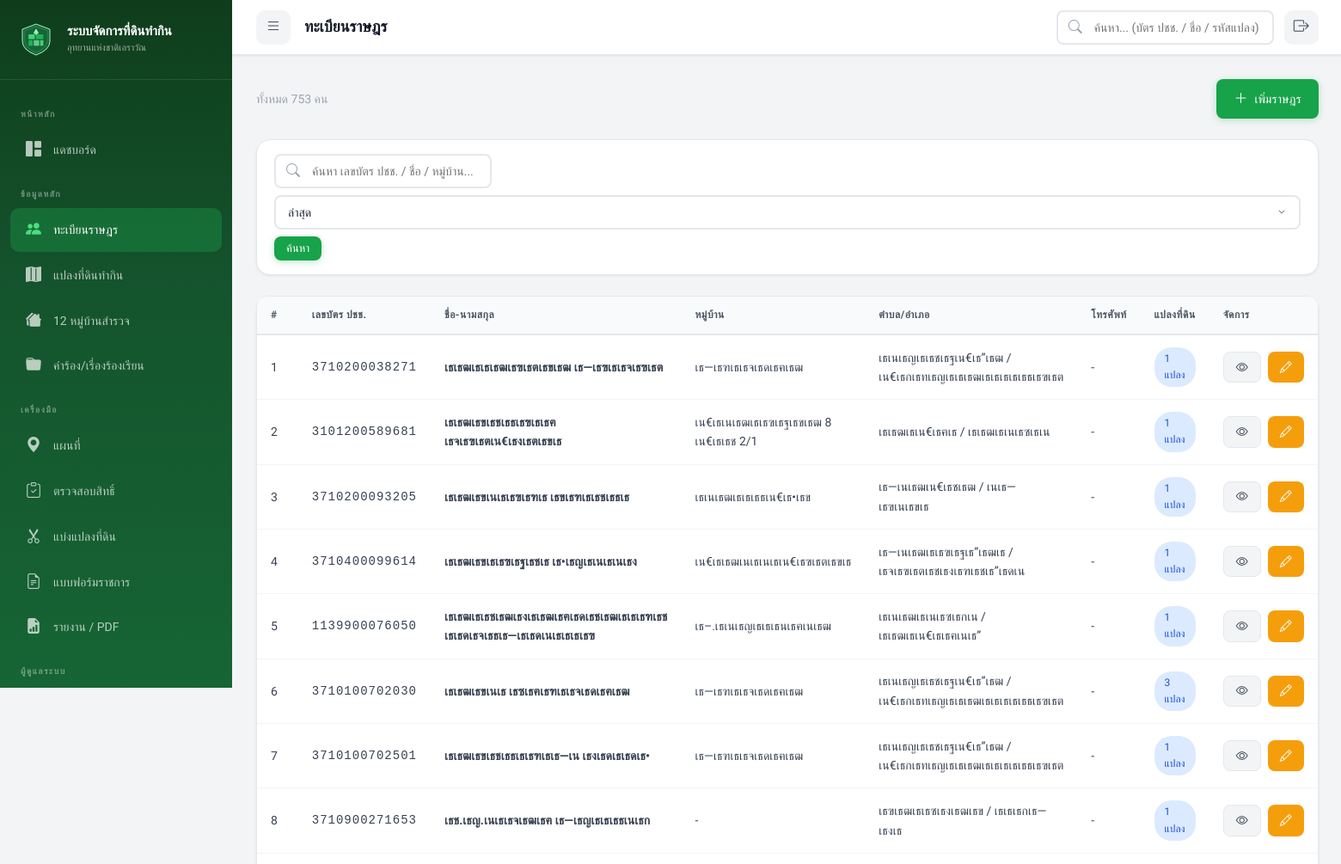
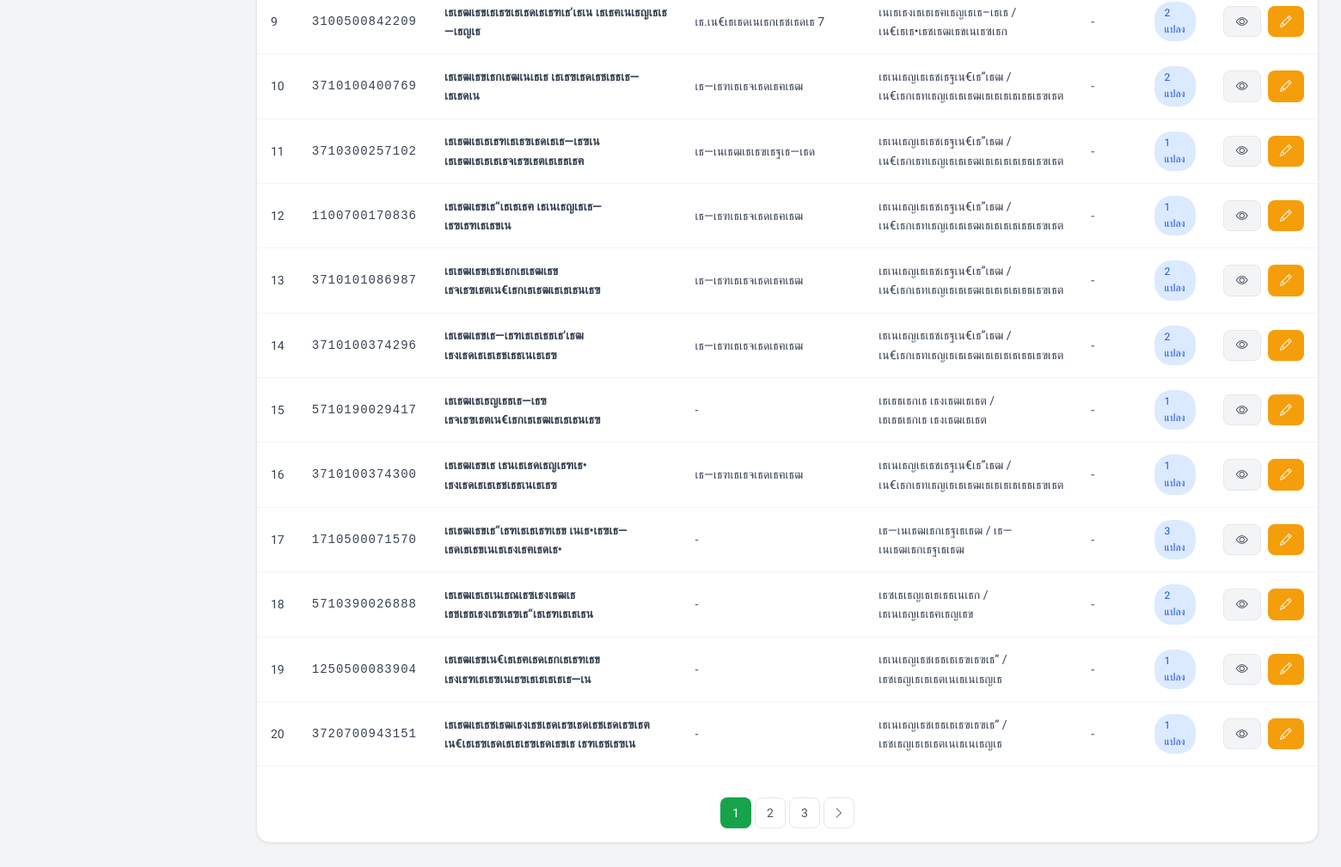
The page /index.php?page=villagers (signed in) on the database its author committed (2 pictures, top to bottom).
### tables this page shows
CREATE TABLE `villagers` (
  `villager_id` int(11) NOT NULL AUTO_INCREMENT,
  `id_card_number` varchar(13) NOT NULL,
  `prefix` varchar(20) DEFAULT NULL,
  `first_name` varchar(100) NOT NULL,
  `last_name` varchar(100) NOT NULL,
  `birth_date` date DEFAULT NULL,
  `phone` varchar(15) DEFAULT NULL,
  `address` text DEFAULT NULL,
  `village_no` varchar(10) DEFAULT NULL,
  `village_name` varchar(100) DEFAULT NULL,
  `sub_district` varchar(100) DEFAULT NULL,
  `district` varchar(100) DEFAULT NULL,
  `province` varchar(100) DEFAULT NULL,
  `photo_path` varchar(500) DEFAULT NULL,
  `notes` text DEFAULT NULL,
  `qualification_status` enum('pending','passed','failed') DEFAULT 'pending',
  `qual_thai_nationality` tinyint(1) DEFAULT 1,
  `qual_continuous_residence` tinyint(1) DEFAULT 1,
  `qual_no_other_land` tinyint(1) DEFAULT 1,
  `qual_no_court_order` tinyint(1) DEFAULT 1,
  `qual_no_forest_crime` tinyint(1) DEFAULT 1,
  `qual_no_revoked_rights` tinyint(1) DEFAULT 1,
  `qualification_date` date DEFAULT NULL,
  `qualification_notes` text DEFAULT NULL,
  `created_by` int(11) DEFAULT NULL,
  `created_at` datetime DEFAULT current_timestamp(),
  `updated_at` datetime DEFAULT current_timestamp() ON UPDATE current_timestamp(),
  `verification_status` enum('pending','verified') DEFAULT 'pending',
  `verified_at` datetime DEFAULT NULL,
  `verified_by` int(11) DEFAULT NULL,
  PRIMARY KEY (`villager_id`),
  UNIQUE KEY `id_card_number` (`id_card_number`),
  KEY `created_by` (`created_by`),
  KEY `idx_id_card` (`id_card_number`),
  KEY `idx_name` (`first_name`,`last_name`),
  KEY `idx_village` (`village_name`),
  CONSTRAINT `villagers_ibfk_1` FOREIGN KEY (`created_by`) REFERENCES `users` (`user_id`) ON DELETE SET NULL
);

### models/Villager.php (called while the page is built, shortened)
<?php
class Villager
{
    public static function getAll(string $search = '', string $sortBy = 'recent', int $limit = 20, int $offset = 0): array
    {
        $db = getDB();
        $where = '';
        $params = [];
        $orderBy = match ($sortBy) {
            'name_asc' => 'v.first_name ASC, v.last_name ASC',
            'plots_desc' => '(SELECT COUNT(*) FROM land_plots lp WHERE lp.villager_id = v.villager_id) DESC',
            'area_desc' => '(SELECT COALESCE(SUM(area_rai + area_ngan/4 + area_sqwa/400), 0) FROM land_plots lp WHERE lp.villager_id = v.villager_id) DESC',
            default => 'v.created_at DESC'
        };
        $stmt = $db->prepare("SELECT v.*,
                              (SELECT COUNT(*) FROM land_plots lp WHERE lp.villager_id = v.villager_id) as plot_count,
                              (SELECT COALESCE(SUM(area_rai + area_ngan/4 + area_sqwa/400), 0) FROM land_plots lp WHERE lp.villager_id = v.villager_id) as total_area_rai
                              FROM villagers v $where ORDER BY $orderBy LIMIT $limit OFFSET $offset");
        $stmt->execute($params);
        return $stmt->fetchAll();
    }
}

### views/villagers/list.php (the view, shortened to what this page needs)
<?php
require_once __DIR__ . '/../../models/Villager.php';
$search = trim($_GET['search'] ?? '');
$page_num = max(1, (int) ($_GET['p'] ?? 1));
$offset = ($page_num - 1) * ITEMS_PER_PAGE;
$where = '';
$params = [];
$countStmt = $db->prepare("SELECT COUNT(*) FROM villagers v $where");
$countStmt->execute($params);
$totalItems = $countStmt->fetchColumn();
$totalPages = max(1, ceil($totalItems / ITEMS_PER_PAGE));
$sortBy = $_GET['sort'] ?? 'recent';
$villagers = Villager::getAll($search, $sortBy, ITEMS_PER_PAGE, $offset);
?>
<div class="d-flex justify-between align-center mb-3">
    <div>
        <p class="text-muted">ทั้งหมด
            <?= number_format($totalItems) ?> คน
        </p>
    </div>
    <div class="d-flex gap-1">
        <?php if ($_SESSION['role'] !== ROLE_VIEWER): ?>
            <a href="index.php?page=villagers&action=create" class="btn btn-primary">
                <i class="bi bi-plus-lg"></i> เพิ่มราษฎร
            </a>
        <?php endif; ?>
    </div>
</div>
<div class="card mb-3">
    <div class="card-body" style="padding: 16px 20px;">
        <form method="GET" class="d-flex gap-1 align-center flex-wrap wrap-mobile">
            <div class="search-bar">
                <i class="bi bi-search"></i>
                <input type="text" name="search" value="<?= htmlspecialchars($search) ?>"
                    placeholder="ค้นหา เลขบัตร ปชช. / ชื่อ / หมู่บ้าน...">
            </div>
            <select name="sort" class="form-control" onchange="this.form.submit()">
                <option value="recent" <?= $sortBy == 'recent' ? 'selected' : '' ?>>ล่าสุด</option>
            </select>
            <button type="submit" class="btn btn-primary btn-sm">ค้นหา</button>
        </form>
    </div>
</div>
<div class="card">
    <div class="card-body" style="padding:0;">
        <?php if (empty($villagers)): ?>
            <div class="empty-state">
                <i class="bi bi-people"></i>
                <h4>ไม่พบข้อมูลราษฎร</h4>
                <p>
                    <?= $search ? 'ลองค้นหาด้วยคำอื่น' : 'เริ่มต้นโดยเพิ่มข้อมูลราษฎรคนแรก' ?>
                </p>
            </div>
        <?php else: ?>
            <div class="table-container">
                <table>
                    <thead>
                        <tr>
                            <th>#</th>
                            <th>เลขบัตร ปชช.</th>
                            <th>ชื่อ-นามสกุล</th>
                            <th>หมู่บ้าน</th>
                            <th>ตำบล/อำเภอ</th>
                            <th>โทรศัพท์</th>
                            <th>แปลงที่ดิน</th>
                            <th>จัดการ</th>
                        </tr>
                    </thead>
                    <tbody>
                        <?php foreach ($villagers as $i => $v): ?>
                            <tr>
                                <td>
                                    <?= $offset + $i + 1 ?>
                                </td>
                                <td style="font-family:monospace; letter-spacing:1px;">
                                    <?= htmlspecialchars($v['id_card_number']) ?>
                                </td>
                                <td>
                                    <strong>
                                        <?= htmlspecialchars(($v['prefix'] ?? '') . $v['first_name'] . ' ' . $v['last_name']) ?>
                                    </strong>
                                </td>
                                <td>
                                    <?= htmlspecialchars($v['village_name'] ?? '-') ?>
                                </td>
                                <td>
                                    <?= htmlspecialchars(($v['sub_district'] ?? '') . ' / ' . ($v['district'] ?? '')) ?>
                                </td>
                                <td>
                                    <?= htmlspecialchars($v['phone'] ?? '-') ?>
                                </td>
                                <td>
                                    <span class="badge badge-info">
                                        <?= $v['plot_count'] ?> แปลง
                                    </span>
                                </td>
                                <td>
                                    <div class="d-flex gap-1">
                                        <a href="index.php?page=villagers&action=view&id=<?= $v['villager_id'] ?>"
                                            class="btn btn-secondary btn-sm" title="ดู">
                                            <i class="bi bi-eye"></i>
                                        </a>
                                        <?php if ($_SESSION['role'] !== ROLE_VIEWER): ?>
                                            <a href="index.php?page=villagers&action=edit&id=<?= $v['villager_id'] ?>"
                                                class="btn btn-warning btn-sm" title="แก้ไข">
                                                <i class="bi bi-pencil"></i>
                                            </a>
                                        <?php endif; ?>
                                    </div>
                                </td>
                            </tr>
                        <?php endforeach; ?>
                    </tbody>
                </table>
            </div>
            <?php if ($totalPages > 1): ?>
                <div class="card-footer">
                    <div class="pagination">
                        <?php for ($p = max(1, $page_num - 2); $p <= min($totalPages, $page_num + 2); $p++): ?>
                            <?php if ($p == $page_num): ?>
                                <span class="active">
                                    <?= $p ?>
                                </span>
                            <?php else: ?>
                                <a href="index.php?page=villagers&p=<?= $p ?>&search=<?= urlencode($search) ?>&sort=<?= urlencode($sortBy) ?>">
                                    <?= $p ?>
                                </a>
                            <?php endif; ?>
                        <?php endfor; ?>
                        <?php if ($page_num < $totalPages): ?>
                            <a href="index.php?page=villagers&p=<?= $page_num + 1 ?>&search=<?= urlencode($search) ?>&sort=<?= urlencode($sortBy) ?>">
                                <i class="bi bi-chevron-right"></i>
                            </a>
                        <?php endif; ?>
                    </div>
                </div>
            <?php endif; ?>
        <?php endif; ?>
    </div>
</div>

### index.php (shortened to what this page needs)
<?php
$page = $_GET['page'] ?? 'dashboard';
$action = $_GET['action'] ?? 'index';
$id = $_GET['id'] ?? null;
if (isset($_SESSION['user_id'])) {
    include VIEW_PATH . 'layout/header.php';
    switch ($page) {
        case 'villagers':
            if ($action === 'create' || $action === 'edit') {
                include VIEW_PATH . 'villagers/form.php';
            } elseif ($action === 'view' && $id) {
                include VIEW_PATH . 'villagers/detail.php';
            } else {
                include VIEW_PATH . 'villagers/list.php';
            }
            break;
    }
    include VIEW_PATH . 'layout/footer.php';
} else {
    include VIEW_PATH . 'auth/login.php';
}

### views/layout/header.php (shortened to what this page needs)
<?php
$currentPage = $_GET['page'] ?? 'dashboard';
$pageTitle = match ($currentPage) {
    'dashboard' => 'แดชบอร์ด',
    'villagers' => 'ทะเบียนราษฎร',
    'villages' => '12 หมู่บ้านสำรวจ',
    'plots' => 'แปลงที่ดินทำกิน',
    'cases' => 'คำร้อง/เรื่องร้องเรียน',
    'map' => 'แผนที่',
    'verification' => 'ตรวจสอบสิทธิ์',
    'subdivision' => 'แบ่งแปลงที่ดิน',
    'forms' => 'แบบฟอร์มราชการ',
    'reports' => 'รายงาน',
    'users' => 'จัดการผู้ใช้งาน',
    default => 'แดชบอร์ด',
};
?>
<!DOCTYPE html>
<html lang="th">
<head>
    <link href="https://cdn.jsdelivr.net/npm/bootstrap-icons@1.11.3/font/bootstrap-icons.css" rel="stylesheet">
    <link rel="stylesheet" href="assets/css/style.css">
    <?php if ($currentPage === 'map' || $currentPage === 'dashboard' || $currentPage === 'plots' || $currentPage === 'villages' || $currentPage === 'villagers' || $currentPage === 'verification'): ?>
        <link rel="stylesheet" href="https://unpkg.com/leaflet@1.9.4/dist/leaflet.css" />
    <?php endif; ?>
</head>
<body>
    <div class="app-wrapper">
        <aside class="sidebar" id="sidebar">
            <div class="sidebar-header">
                <div class="logo-icon" style="background:none; width:44px; height:44px; display:flex; align-items:center; justify-content:center;">
                </div>
                <div class="logo-text">
                    <h2>
                        <?= APP_NAME ?>
                    </h2>
                    <p>
                        <?= APP_SUBTITLE ?>
                    </p>
                </div>
            </div>
            <nav class="sidebar-nav">
                <div class="nav-section-title">หน้าหลัก</div>
                <a href="index.php?page=dashboard" class="nav-item <?= $currentPage === 'dashboard' ? 'active' : '' ?>">
                    <i class="bi bi-grid-1x2-fill"></i>
                    <span>แดชบอร์ด</span>
                </a>
                <div class="nav-section-title">ข้อมูลหลัก</div>
                <a href="index.php?page=villagers" class="nav-item <?= $currentPage === 'villagers' ? 'active' : '' ?>">
                    <i class="bi bi-people-fill"></i>
                    <span>ทะเบียนราษฎร</span>
                </a>
                <a href="index.php?page=plots" class="nav-item <?= $currentPage === 'plots' ? 'active' : '' ?>">
                    <i class="bi bi-map-fill"></i>
                    <span>แปลงที่ดินทำกิน</span>
                </a>
                <a href="index.php?page=villages" class="nav-item <?= $currentPage === 'villages' ? 'active' : '' ?>">
                    <i class="bi bi-houses-fill"></i>
                    <span>12 หมู่บ้านสำรวจ</span>
                </a>
                <a href="index.php?page=cases" class="nav-item <?= $currentPage === 'cases' ? 'active' : '' ?>">
                    <i class="bi bi-folder-fill"></i>
                    <span>คำร้อง/เรื่องร้องเรียน</span>
                </a>
                <div class="nav-section-title">เครื่องมือ</div>
                <a href="index.php?page=map" class="nav-item <?= $currentPage === 'map' ? 'active' : '' ?>">
                    <i class="bi bi-geo-alt-fill"></i>
                    <span>แผนที่</span>
                </a>
                <a href="index.php?page=verification" class="nav-item <?= $currentPage === 'verification' ? 'active' : '' ?>">
                    <i class="bi bi-clipboard-check"></i>
                    <span>ตรวจสอบสิทธิ์</span>
                </a>
                <a href="index.php?page=subdivision" class="nav-item <?= $currentPage === 'subdivision' ? 'active' : '' ?>">
                    <i class="bi bi-scissors"></i>
                    <span>แบ่งแปลงที่ดิน</span>
                </a>
                <a href="index.php?page=forms" class="nav-item <?= $currentPage === 'forms' ? 'active' : '' ?>">
                    <i class="bi bi-file-earmark-text"></i>
                    <span>แบบฟอร์มราชการ</span>
                </a>
                <a href="index.php?page=reports" class="nav-item <?= $currentPage === 'reports' ? 'active' : '' ?>">
                    <i class="bi bi-file-earmark-bar-graph-fill"></i>
                    <span>รายงาน / PDF</span>
                </a>
                <?php if ($_SESSION['role'] === ROLE_ADMIN): ?>
                    <div class="nav-section-title">ผู้ดูแลระบบ</div>
                    <a href="index.php?page=users" class="nav-item <?= $currentPage === 'users' ? 'active' : '' ?>">
                    </a>
                <?php endif; ?>
            </nav>
        </aside>
        <div class="main-content">
            <header class="topbar">
                <div class="topbar-left">
                    <button class="topbar-btn d-none-desktop" id="sidebarToggle" onclick="toggleSidebar()">
                        <i class="bi bi-list"></i>
                    </button>
                    <div>
                        <div class="page-title">
                            <?= $pageTitle ?>
                        </div>
                    </div>
                </div>
                <div class="topbar-right">
                    <div class="search-bar">
                        <i class="bi bi-search"></i>
                        <input type="text" id="globalSearch" placeholder="ค้นหา... (บัตร ปชช. / ชื่อ / รหัสแปลง)">
                    </div>
                    <button class="topbar-btn" title="ออกจากระบบ" onclick="location.href='index.php?page=logout'">
                        <i class="bi bi-box-arrow-right"></i>
                    </button>
                </div>
            </header>
            <div class="page-content">

### views/layout/footer.php (shortened to what this page needs)
</div>
</div>
</div>
</body>
</html>

### rows shown on the page
villagers: i "1", id_card_number "3710200038271", prefix+first_name+last_name "เธเธฒเธเธเธฒเธฃเธตเธขเธฒ เธ—เธฃเธเธจเธฃเธต", village_name "เธ—เธฑเธเธจเธดเธฅเธฒ", sub_district+district "เธเนเธญเธเธชเธฐเน€เธ”เธฒ / เน€เธกเธทเธญเธเธเธฒเธเธเธเธเธธเธฃเธต", phone "-", plot_count "1"
villagers: i "2", id_card_number "3101200589681", prefix+first_name+last_name "เธเธฒเธขเธชเธธเธฃเธเธฅ เธจเธฃเธตเน€เธงเธตเธขเธ", village_name "เน€เธเนเธฒเธเธฃเธฐเธขเธฒ 8 เน€เธเธช 2/1", sub_district+district "เธเธฒเธเน€เธฅเธ / เธเธฒเธเนเธซเธเน", phone "-", plot_count "1"
villagers: i "3", id_card_number "3710200093205", prefix+first_name+last_name "เธเธฒเธขเนเธเธฃเธฑเธ เธขเธฑเธเธชเธธเธ", village_name "เธเนเธฒเธเธเธธเน€เธ•เธข", sub_district+district "เธ—เนเธฒเน€เธชเธฒ / เนเธ—เธฃเนเธขเธ", phone "-", plot_count "1"
villagers: i "4", id_card_number "3710400099614", prefix+first_name+last_name "เธเธฒเธขเธเธฃเธฐเธชเธ เธ•เธญเธเนเธเนเธง", village_name "เน€เธเธฒเนเธเนเธเน€เธฃเธตเธขเธ", sub_district+district "เธ—เนเธฒเธเธฃเธฐเธ”เธฒเธ / เธจเธฃเธตเธชเธงเธฑเธชเธ”เธดเน", phone "-", plot_count "1"
villagers: i "5", id_card_number "1139900076050", prefix+first_name+last_name "เธเธฒเธเธชเธฒเธงเธเธฒเธฅเธดเธชเธฒเธเธเธฑเธช เธเธดเธจเธธเธ—เธเธดเนเธเธเธเธฃ", village_name "เธ–.เธเนเธญเธเธเธนเธฅเนเธฒ", sub_district+district "เธเนเธฒเธเนเธซเธกเน / เธเธฒเธเน€เธเธฅเนเธ”", phone "-", plot_count "1"
villagers: i "6", id_card_number "3710100702030", prefix+first_name+last_name "เธเธฒเธขเนเธ เธซเธฅเธฑเธเธจเธดเธฅเธฒ", village_name "เธ—เธฑเธเธจเธดเธฅเธฒ", sub_district+district "เธเนเธญเธเธชเธฐเน€เธ”เธฒ / เน€เธกเธทเธญเธเธเธฒเธเธเธเธเธธเธฃเธต", phone "-", plot_count "3"
villagers: i "7", id_card_number "3710100702501", prefix+first_name+last_name "เธเธฒเธขเธชเธธเธเธฑเธเธ—เน เธงเธดเธเธดเธ•", village_name "เธ—เธฑเธเธจเธดเธฅเธฒ", sub_district+district "เธเนเธญเธเธชเธฐเน€เธ”เธฒ / เน€เธกเธทเธญเธเธเธฒเธเธเธเธเธธเธฃเธต", phone "-", plot_count "1"
villagers: i "8", id_card_number "3710900271653", prefix+first_name+last_name "เธช.เธญ.เนเธเธจเธฒเธฅ เธ—เธญเธเธเธธเนเธก", village_name "-", sub_district+district "เธฃเธฒเธเธซเธงเธฒเธข / เธเธเธกเธ—เธงเธ", phone "-", plot_count "1"
villagers: i "9", id_card_number "3100500842209", prefix+first_name+last_name "เธเธฒเธขเธเธฃเธเธดเธเธฑเธ’เธเน เธเธฅเนเธญเธเธ—เธญเธ", village_name "เธ.เน€เธเธดเนเธกเธชเธดเธ 7", sub_district+district "เนเธเธงเธเธเธฅเธญเธเธ–เธเธ / เน€เธเธ•เธชเธฒเธขเนเธซเธก", phone "-", plot_count "2"
villagers: i "10", id_card_number "3710100400769", prefix+first_name+last_name "เธเธฒเธขเธกเธฒเนเธเธ เธเธฃเธดเธชเธธเธ—เธเธดเน", village_name "เธ—เธฑเธเธจเธดเธฅเธฒ", sub_district+district "เธเนเธญเธเธชเธฐเน€เธ”เธฒ / เน€เธกเธทเธญเธเธเธฒเธเธเธเธเธธเธฃเธต", phone "-", plot_count "2"
villagers: i "11", id_card_number "3710300257102", prefix+first_name+last_name "เธเธฒเธเธเธฑเธเธฃเธดเธเธ—เธฃเน เธเธฒเธเธเธเธจเธฃเธตเธเธธเธฅ", village_name "เธ—เนเธฒเธเธฃเธฐเธ—เธด", sub_district+district "เธเนเธญเธเธชเธฐเน€เธ”เธฒ / เน€เธกเธทเธญเธเธเธฒเธเธเธเธเธธเธฃเธต", phone "-", plot_count "1"
villagers: i "12", id_card_number "1100700170836", prefix+first_name+last_name "เธเธฒเธขเธ“เธเธเธฅ เธเนเธญเธเธ—เธฃเธฑเธเธขเน", village_name "เธ—เธฑเธเธจเธดเธฅเธฒ", sub_district+district "เธเนเธญเธเธชเธฐเน€เธ”เธฒ / เน€เธกเธทเธญเธเธเธฒเธเธเธเธเธธเธฃเธต", phone "-", plot_count "1"
villagers: i "13", id_card_number "3710101086987", prefix+first_name+last_name "เธเธฒเธขเธชเธกเธเธฒเธข เธจเธฃเธตเน€เธกเธเธฒเธเธเธนเธฃ", village_name "เธ—เธฑเธเธจเธดเธฅเธฒ", sub_district+district "เธเนเธญเธเธชเธฐเน€เธ”เธฒ / เน€เธกเธทเธญเธเธเธฒเธเธเธเธเธธเธฃเธต", phone "-", plot_count "2"
villagers: i "14", id_card_number "3710100374296", prefix+first_name+last_name "เธเธฒเธขเธ—เธฑเธเธเธธเธ‘เธฒ เธงเธดเธเธเธชเธธเนเธเธฃ", village_name "เธ—เธฑเธเธจเธดเธฅเธฒ", sub_district+district "เธเนเธญเธเธชเธฐเน€เธ”เธฒ / เน€เธกเธทเธญเธเธเธฒเธเธเธเธเธธเธฃเธต", phone "-", plot_count "2"
villagers: i "15", id_card_number "5710190029417", prefix+first_name+last_name "เธเธฒเธเธญเธธเธ—เธฃ เธจเธฃเธตเน€เธกเธเธฒเธเธเธนเธฃ", village_name "-", sub_district+district "เธเธธเธกเธ เธงเธฒเธเธต / เธเธธเธกเธ เธงเธฒเธเธต", phone "-", plot_count "1"
villagers: i "16", id_card_number "3710100374300", prefix+first_name+last_name "เธเธฒเธขเธ เธนเธเธดเธญเธฑเธ• เธงเธดเธเธเธชเธธเนเธเธฃ", village_name "เธ—เธฑเธเธจเธดเธฅเธฒ", sub_district+district "เธเนเธญเธเธชเธฐเน€เธ”เธฒ / เน€เธกเธทเธญเธเธเธฒเธเธเธเธเธธเธฃเธต", phone "-", plot_count "1"
villagers: i "17", id_card_number "1710500071570", prefix+first_name+last_name "เธเธฒเธขเธ“เธฑเธเธเธฑเธข เนเธ•เธฃเธ—เธดเธเธขเนเธเธงเธฅเธดเธ•", village_name "-", sub_district+district "เธ—เนเธฒเธกเธฐเธเธฒ / เธ—เนเธฒเธกเธฐเธเธฒ", phone "-", plot_count "3"
villagers: i "18", id_card_number "5710390026888", prefix+first_name+last_name "เธเธฒเธเธเนเธณเธซเธงเธฒเธ เธชเธธเธงเธฃเธฃเธ“เธเธฑเธเธเธน", village_name "-", sub_district+district "เธซเธเธญเธเธเธธเนเธก / เธเนเธญเธเธฅเธญเธข", phone "-", plot_count "2"
villagers: i "19", id_card_number "1250500083904", prefix+first_name+last_name "เธเธฒเธขเน€เธเธฅเธดเธกเธเธฑเธข เธงเธฑเธเธฃเนเธฃเธเธเธเธเธ—เน", village_name "-", sub_district+district "เธเนเธญเธชเธธเธเธฃเธฃเธ“ / เธชเธญเธเธเธตเนเธเนเธญเธ", phone "-", plot_count "1"
villagers: i "20", id_card_number "3720700943151", prefix+first_name+last_name "เธเธฒเธเธชเธฒเธงเธชเธดเธฃเธดเธชเธดเธฃเธต เน€เธเธฃเธดเธเธเธฃเธดเธขเธ เธฑเธชเธฃเน", village_name "-", sub_district+district "เธเนเธญเธชเธธเธเธฃเธฃเธ“ / เธชเธญเธเธเธตเนเธเนเธญเธ", phone "-", plot_count "1"

### other values the page prints
APP_NAME "ระบบจัดการที่ดินทำกิน"
APP_SUBTITLE "อุทยานแห่งชาติเอราวัณ"
$pageTitle "ทะเบียนราษฎร"
$totalItems "753"
